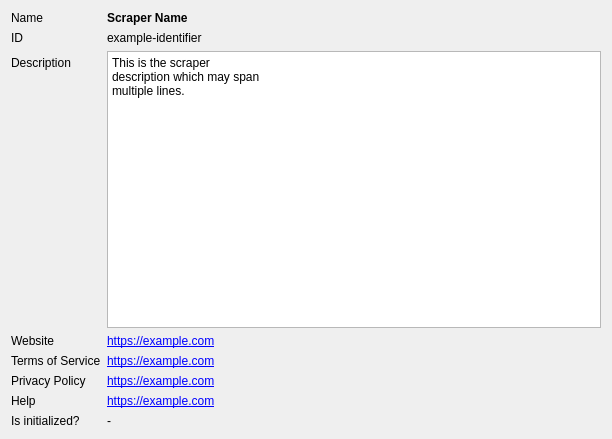
<?xml version="1.0" encoding="UTF-8"?>
<ui version="4.0">
 <class>TvScraperInfoWidget</class>
 <widget class="QWidget" name="TvScraperInfoWidget">
  <property name="geometry">
   <rect>
    <x>0</x>
    <y>0</y>
    <width>612</width>
    <height>439</height>
   </rect>
  </property>
  <layout class="QFormLayout" name="formLayout">
   <item row="0" column="0">
    <widget class="QLabel" name="lblName">
     <property name="text">
      <string>Name</string>
     </property>
    </widget>
   </item>
   <item row="0" column="1">
    <widget class="QLabel" name="txtName">
     <property name="font">
      <font>
       <bold>true</bold>
      </font>
     </property>
     <property name="text">
      <string notr="true">Scraper Name</string>
     </property>
    </widget>
   </item>
   <item row="1" column="0">
    <widget class="QLabel" name="lblId">
     <property name="text">
      <string>ID</string>
     </property>
    </widget>
   </item>
   <item row="1" column="1">
    <widget class="QLabel" name="txtId">
     <property name="toolTip">
      <string>Internal TV scraper ID. Used as key in MediaElch's settings.</string>
     </property>
     <property name="text">
      <string notr="true">example-identifier</string>
     </property>
    </widget>
   </item>
   <item row="2" column="0">
    <widget class="QLabel" name="lblDescription">
     <property name="text">
      <string>Description</string>
     </property>
    </widget>
   </item>
   <item row="2" column="1">
    <widget class="QPlainTextEdit" name="txtDescription">
     <property name="sizePolicy">
      <sizepolicy hsizetype="MinimumExpanding" vsizetype="MinimumExpanding">
       <horstretch>0</horstretch>
       <verstretch>0</verstretch>
      </sizepolicy>
     </property>
     <property name="minimumSize">
      <size>
       <width>200</width>
       <height>150</height>
      </size>
     </property>
     <property name="maximumSize">
      <size>
       <width>600</width>
       <height>400</height>
      </size>
     </property>
     <property name="tabChangesFocus">
      <bool>true</bool>
     </property>
     <property name="undoRedoEnabled">
      <bool>false</bool>
     </property>
     <property name="readOnly">
      <bool>true</bool>
     </property>
     <property name="plainText">
      <string notr="true">This is the scraper
description which may span
multiple lines.
</string>
     </property>
    </widget>
   </item>
   <item row="3" column="0">
    <widget class="QLabel" name="lblWebsite">
     <property name="text">
      <string>Website</string>
     </property>
     <property name="textFormat">
      <enum>Qt::PlainText</enum>
     </property>
    </widget>
   </item>
   <item row="3" column="1">
    <widget class="QLabel" name="txtWebsite">
     <property name="toolTip">
      <string>The scraper's main website.</string>
     </property>
     <property name="text">
      <string notr="true">&lt;a href=&quot;https://example.com&quot;&gt;https://example.com&lt;/a&gt;</string>
     </property>
     <property name="openExternalLinks">
      <bool>true</bool>
     </property>
    </widget>
   </item>
   <item row="4" column="0">
    <widget class="QLabel" name="lblTOS">
     <property name="text">
      <string>Terms of Service</string>
     </property>
    </widget>
   </item>
   <item row="4" column="1">
    <widget class="QLabel" name="txtTOS">
     <property name="toolTip">
      <string>Terms of service of the TV scraper.</string>
     </property>
     <property name="text">
      <string notr="true">&lt;a href=&quot;https://example.com&quot;&gt;https://example.com&lt;/a&gt;</string>
     </property>
     <property name="openExternalLinks">
      <bool>true</bool>
     </property>
    </widget>
   </item>
   <item row="5" column="0">
    <widget class="QLabel" name="lblPrivacyPolicy">
     <property name="text">
      <string>Privacy Policy</string>
     </property>
    </widget>
   </item>
   <item row="5" column="1">
    <widget class="QLabel" name="txtPrivacyPolicy">
     <property name="toolTip">
      <string>Privacy Policy of the scraper.</string>
     </property>
     <property name="text">
      <string notr="true">&lt;a href=&quot;https://example.com&quot;&gt;https://example.com&lt;/a&gt;</string>
     </property>
     <property name="openExternalLinks">
      <bool>true</bool>
     </property>
    </widget>
   </item>
   <item row="6" column="0">
    <widget class="QLabel" name="lblHelpUrl">
     <property name="text">
      <string>Help</string>
     </property>
    </widget>
   </item>
   <item row="6" column="1">
    <widget class="QLabel" name="txtHelp">
     <property name="toolTip">
      <string>Where to get help for the TV scraper.</string>
     </property>
     <property name="text">
      <string notr="true">&lt;a href=&quot;https://example.com&quot;&gt;https://example.com&lt;/a&gt;</string>
     </property>
     <property name="openExternalLinks">
      <bool>true</bool>
     </property>
    </widget>
   </item>
   <item row="7" column="0">
    <widget class="QLabel" name="lblInitialized">
     <property name="toolTip">
      <string>Is the scraper initialized?</string>
     </property>
     <property name="text">
      <string>Is initialized?</string>
     </property>
    </widget>
   </item>
   <item row="7" column="1">
    <widget class="QLabel" name="txtInitialized">
     <property name="text">
      <string notr="true">-</string>
     </property>
    </widget>
   </item>
  </layout>
 </widget>
 <resources/>
 <connections/>
</ui>
